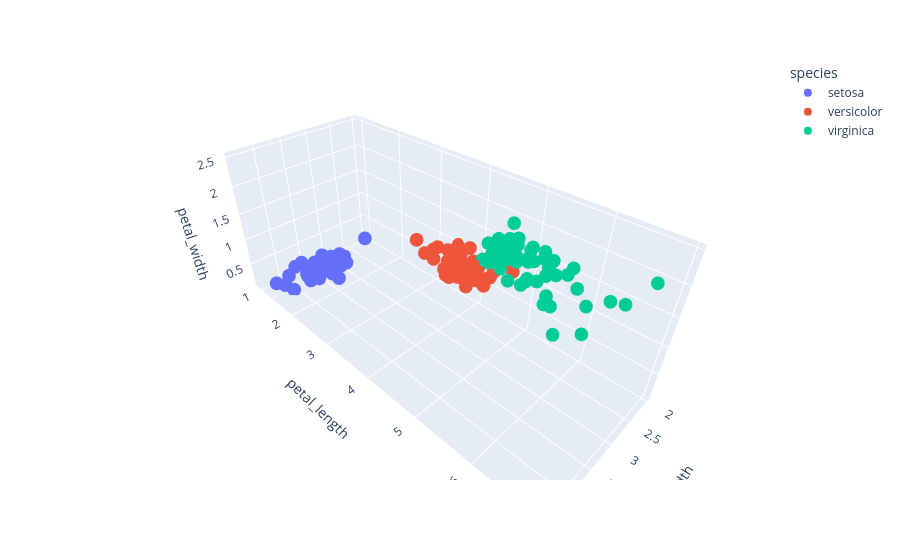

The notebook cell saved with this chart:
### Code cell
# scatter plot for “sepal width”, “petal length” and “petal width”
# df["species"] = df["species"].map({"setosa": 0, "versicolor": 1, "virginica": 2}).astype(int)
px.scatter_3d(df2, "sepal_width", "petal_length", "petal_width", color="species").show()

### Figure 1 — Plotly figure (JSON) as saved in the notebook; plotly's stock layout.template omitted (floating-point values rounded to 4 significant figures)
{"data": [{"hovertemplate": "species=setosa<br>sepal_width=%{x}<br>petal_length=%{y}<br>petal_width=%{z}<extra></extra>", "legendgroup": "setosa", "marker": {"color": "#636efa", "symbol": "circle"}, "mode": "markers", "name": "setosa", "scene": "scene", "showlegend": true, "type": "scatter3d", "x": [3.5, 3.0, 3.2, 3.1, 3.6, 3.9, 3.4, 3.4, 2.9, 3.1, 3.7, 3.4, 3.0, 3.0, 4.0, 4.4, 3.9, 3.5, 3.8, 3.8, 3.4, 3.7, 3.6, 3.3, 3.4, 3.0, 3.4, 3.5, 3.4, 3.2, 3.1, 3.4, 4.1, 4.2, 3.1, 3.2, 3.5, 3.6, 3.0, 3.4, 3.5, 2.3, 3.2, 3.5, 3.8, 3.0, 3.8, 3.2, 3.7, 3.3], "y": [1.4, 1.4, 1.3, 1.5, 1.4, 1.7, 1.4, 1.5, 1.4, 1.5, 1.5, 1.6, 1.4, 1.1, 1.2, 1.5, 1.3, 1.4, 1.7, 1.5, 1.7, 1.5, 1.0, 1.7, 1.9, 1.6, 1.6, 1.5, 1.4, 1.6, 1.6, 1.5, 1.5, 1.4, 1.5, 1.2, 1.3, 1.4, 1.3, 1.5, 1.3, 1.3, 1.3, 1.6, 1.9, 1.4, 1.6, 1.4, 1.5, 1.4], "z": [0.2, 0.2, 0.2, 0.2, 0.2, 0.4, 0.3, 0.2, 0.2, 0.1, 0.2, 0.2, 0.1, 0.1, 0.2, 0.4, 0.4, 0.3, 0.3, 0.3, 0.2, 0.4, 0.2, 0.5, 0.2, 0.2, 0.4, 0.2, 0.2, 0.2, 0.2, 0.4, 0.1, 0.2, 0.2, 0.2, 0.2, 0.1, 0.2, 0.2, 0.3, 0.3, 0.2, 0.6, 0.4, 0.3, 0.2, 0.2, 0.2, 0.2]}, {"hovertemplate": "species=versicolor<br>sepal_width=%{x}<br>petal_length=%{y}<br>petal_width=%{z}<extra></extra>", "legendgroup": "versicolor", "marker": {"color": "#EF553B", "symbol": "circle"}, "mode": "markers", "name": "versicolor", "scene": "scene", "showlegend": true, "type": "scatter3d", "x": [3.2, 3.2, 3.1, 2.3, 2.8, 2.8, 3.3, 2.4, 2.9, 2.7, 2.0, 3.0, 2.2, 2.9, 2.9, 3.1, 3.0, 2.7, 2.2, 2.5, 3.2, 2.8, 2.5, 2.8, 2.9, 3.0, 2.8, 3.0, 2.9, 2.6, 2.4, 2.4, 2.7, 2.7, 3.0, 3.4, 3.1, 2.3, 3.0, 2.5, 2.6, 3.0, 2.6, 2.3, 2.7, 3.0, 2.9, 2.9, 2.5, 2.8], "y": [4.7, 4.5, 4.9, 4.0, 4.6, 4.5, 4.7, 3.3, 4.6, 3.9, 3.5, 4.2, 4.0, 4.7, 3.6, 4.4, 4.5, 4.1, 4.5, 3.9, 4.8, 4.0, 4.9, 4.7, 4.3, 4.4, 4.8, 5.0, 4.5, 3.5, 3.8, 3.7, 3.9, 5.1, 4.5, 4.5, 4.7, 4.4, 4.1, 4.0, 4.4, 4.6, 4.0, 3.3, 4.2, 4.2, 4.2, 4.3, 3.0, 4.1], "z": [1.4, 1.5, 1.5, 1.3, 1.5, 1.3, 1.6, 1.0, 1.3, 1.4, 1.0, 1.5, 1.0, 1.4, 1.3, 1.4, 1.5, 1.0, 1.5, 1.1, 1.8, 1.3, 1.5, 1.2, 1.3, 1.4, 1.4, 1.7, 1.5, 1.0, 1.1, 1.0, 1.2, 1.6, 1.5, 1.6, 1.5, 1.3, 1.3, 1.3, 1.2, 1.4, 1.2, 1.0, 1.3, 1.2, 1.3, 1.3, 1.1, 1.3]}, {"hovertemplate": "species=virginica<br>sepal_width=%{x}<br>petal_length=%{y}<br>petal_width=%{z}<extra></extra>", "legendgroup": "virginica", "marker": {"color": "#00cc96", "symbol": "circle"}, "mode": "markers", "name": "virginica", "scene": "scene", "showlegend": true, "type": "scatter3d", "x": [3.3, 2.7, 3.0, 2.9, 3.0, 3.0, 2.5, 2.9, 2.5, 3.6, 3.2, 2.7, 3.0, 2.5, 2.8, 3.2, 3.0, 3.8, 2.6, 2.2, 3.2, 2.8, 2.8, 2.7, 3.3, 3.2, 2.8, 3.0, 2.8, 3.0, 2.8, 3.8, 2.8, 2.8, 2.6, 3.0, 3.4, 3.1, 3.0, 3.1, 3.1, 3.1, 2.7, 3.2, 3.3, 3.0, 2.5, 3.0, 3.4, 3.0], "y": [6.0, 5.1, 5.9, 5.6, 5.8, 6.6, 4.5, 6.3, 5.8, 6.1, 5.1, 5.3, 5.5, 5.0, 5.1, 5.3, 5.5, 6.7, 6.9, 5.0, 5.7, 4.9, 6.7, 4.9, 5.7, 6.0, 4.8, 4.9, 5.6, 5.8, 6.1, 6.4, 5.6, 5.1, 5.6, 6.1, 5.6, 5.5, 4.8, 5.4, 5.6, 5.1, 5.1, 5.9, 5.7, 5.2, 5.0, 5.2, 5.4, 5.1], "z": [2.5, 1.9, 2.1, 1.8, 2.2, 2.1, 1.7, 1.8, 1.8, 2.5, 2.0, 1.9, 2.1, 2.0, 2.4, 2.3, 1.8, 2.2, 2.3, 1.5, 2.3, 2.0, 2.0, 1.8, 2.1, 1.8, 1.8, 1.8, 2.1, 1.6, 1.9, 2.0, 2.2, 1.5, 1.4, 2.3, 2.4, 1.8, 1.8, 2.1, 2.4, 2.3, 1.9, 2.3, 2.5, 2.3, 1.9, 2.0, 2.3, 1.8]}], "layout": {"legend": {"title": {"text": "species"}, "tracegroupgap": 0}, "margin": {"t": 60}, "scene": {"domain": {"x": [0, 1], "y": [0, 1]}, "xaxis": {"title": {"text": "sepal_width"}}, "yaxis": {"title": {"text": "petal_length"}}, "zaxis": {"title": {"text": "petal_width"}}}}}
